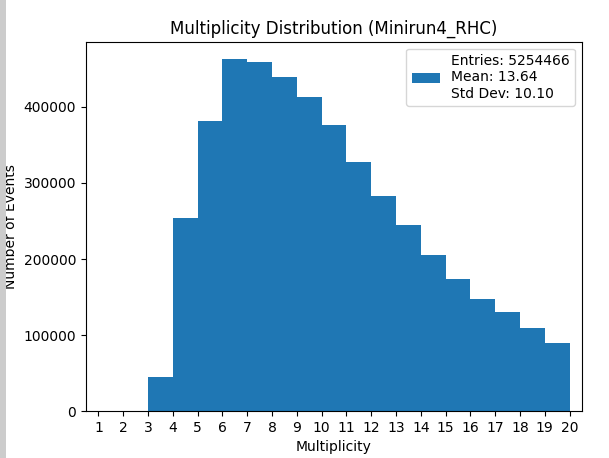

The script that saved this image:
"""
Date: September 06, 2023
Author: Muhammad Bilal Azam
Structure of this code is as follows:
1. Loop over traj_id from Stack
2. Set part_status to 1 from Stack
3. Collect vertex_id from Stack
4. Make an array of part_pdg corresponding to vertex_id from Stack
5. Count the elements in part_pdg array and plot histogram of the multiplicity
"""

import h5py
import numpy as np
import matplotlib.pyplot as plt

base_path = "/pnfs/dune/tape_backed/users/mkramer/prod/MiniRun4/MiniRun4_1E19_RHC/MiniRun4_1E19_RHC.flow/FLOW"
filenames = [f"{base_path}/MiniRun4_1E19_RHC.flow.{i:05}.FLOW.h5" for i in range(1024)]

pdg_counts = []

for idx, filename in enumerate(filenames):
    with h5py.File(filename, 'r') as f:
        print(f"File {idx+1}/{len(filenames)}: {filename.split('/')[-1]}")
        
        traj_id = f['/mc_truth/stack/data']['traj_id'][:]
        part_status = f['/mc_truth/stack/data']['part_status'][:]
        vertex_id = f['/mc_truth/stack/data']['vertex_id'][:]
        part_pdg = f['/mc_truth/stack/data']['part_pdg'][:]
        
        for i in range(len(traj_id)):
            if part_status[i] == 1:
                current_vertex_id = vertex_id[i]
                current_pdgs = part_pdg[vertex_id == current_vertex_id]
                pdg_counts.append(len(current_pdgs))
                
                #if i < 20:
                 #   print(f"i: {i+1}; traj_id: {traj_id[i]}; part_status: {part_status[i]}; vertex_id: {vertex_id[i]}; part_pdg: {list(current_pdgs)}; count: {len(current_pdgs)}")

# Plotting histogram
entries = len(pdg_counts)
mean = np.mean(pdg_counts)
std_dev = np.std(pdg_counts)
label_text = f"Entries: {entries}\nMean: {mean:.2f}\nStd Dev: {std_dev:.2f}"

# Set bin edges explicitly for integer alignment
bins = [i-0.5 for i in range(1, 22)]

plt.hist(pdg_counts, bins=bins, label=label_text, align='left')
plt.xlabel('Multiplicity')
plt.ylabel('Number of Events')
plt.title('Multiplicity Distribution (Minirun4_RHC)')
plt.xticks(range(1, 21))
plt.xlim(0.5, 20.5)
plt.legend(loc='upper right')
plt.savefig("mult_stack_noBounds.png", dpi=300)
plt.show()
